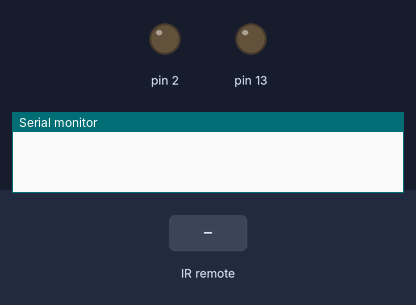
A sketch run on a simulated Arduino Uno, built with avr-gcc and run on an emulated ATmega328P. Shown: output pins drawn as LEDs (lit = HIGH), the last lines printed to the serial monitor. The test bench sets the inputs (shaded band).

Above: at 1.2 s.
1.3 s: infrared code 0xFFA25D received
At 1.53 s:
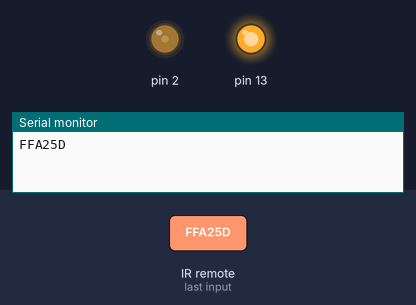
At 2.2 s:
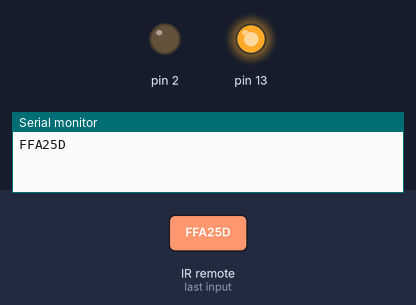
4.3 s: infrared code 0xFFE21D received
At 4.8 s:
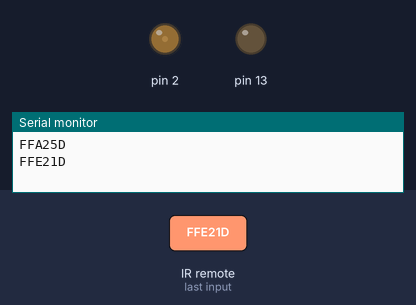
Timing chart, 0 to 7.3 s (numbered marks = the images above; inputs shaded):
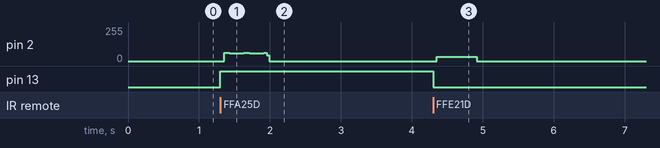

Measured:
- after the input at 1.3 s, pin 13: LOW → HIGH at once
- after the input at 4.3 s, pin 2: 0/255 → 31/255 after 0.05 s, → 0/255 0.56 s later; pin 13: HIGH → LOW at once

The sketch:

remote_servo.ino
```cpp
#include <IRremote.h>


int RECV_PIN = 11;

int i = 0;

unsigned long remo = 0;


IRrecv irrecv(RECV_PIN);


decode_results results;


void setup()

{

Serial.begin(9600);

pinMode(13, OUTPUT);

pinMode(2, OUTPUT);

irrecv.enableIRIn(); // Start the receiver

}


void loop() {

if (irrecv.decode(&results)) {


//Serial.println(results.value, HEX);

remo = results.value;

Serial.println(remo, HEX);

if(remo == 0xFFA25D)

{

digitalWrite(13, HIGH);

for(i=0 ; i < 99 ; i++ ) // 원하는 횟수 반복

{

digitalWrite(2, HIGH); // 2번 핀으로 켜짐

delayMicroseconds(1500); // 1.5ms 동안의 시간을 지연

digitalWrite(2, LOW); // 2번 핀으로 꺼짐

delay(5); // 5ms 동안 지연

}

// delay(1000); // 1초 동안 동작 멈춤


}

else if(remo == 0xFFE21D)

{

digitalWrite(13, LOW);

for(i=0 ; i < 99 ; i++ )// 원하는 횟수 반복

{

digitalWrite(2, HIGH); // 2번 핀으로 켜짐

delayMicroseconds(700); // 0.7ms 동안의 시간을 지연

digitalWrite(2, LOW); // 2번 핀으로 꺼짐

delay(5); // 5ms 동안 지연

}

//delay(1000); // 1초 동안 동작 멈춤


}

irrecv.resume(); // Receive the next value

}

}
```
